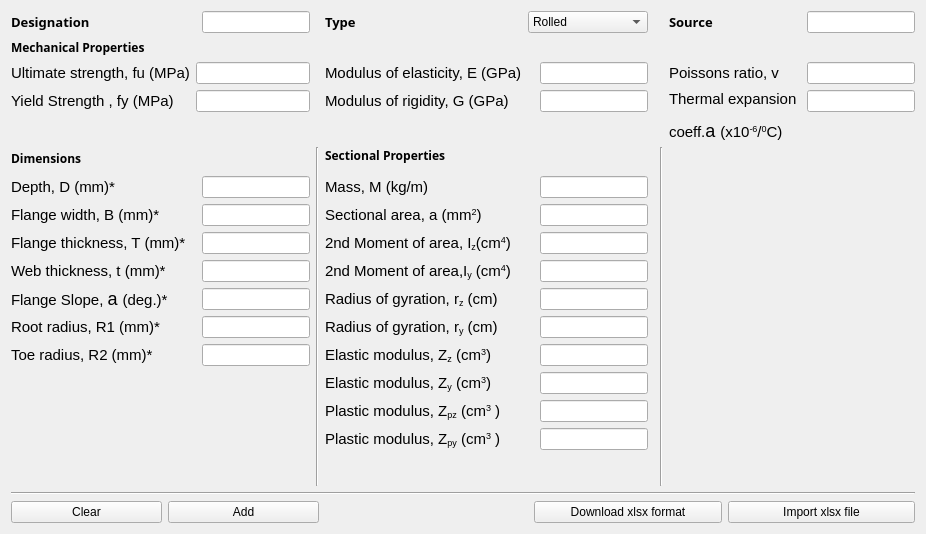
     <widget class="QWidget" name="tab_Beam">
      <attribute name="title">
       <string>Beam</string>
      </attribute>
      <layout class="QGridLayout" name="gridLayout_23">
       <item row="11" column="10" rowspan="13" colspan="2">
        <widget class="QLabel" name="label_14">
         <property name="text">
          <string/>
         </property>
         <property name="pixmap">
          <pixmap>../../../ResourceFiles/images/user_section1.png</pixmap>
         </property>
        </widget>
       </item>
       <item row="27" column="0" colspan="12">
        <widget class="Line" name="line_14">
         <property name="orientation">
          <enum>Qt::Horizontal</enum>
         </property>
        </widget>
       </item>
       <item row="28" column="6" colspan="6">
        <layout class="QHBoxLayout" name="horizontalLayout_2">
         <item>
          <widget class="QPushButton" name="pushButton_Download_Beam">
           <property name="text">
            <string>Download xlsx format</string>
           </property>
          </widget>
         </item>
         <item>
          <widget class="QPushButton" name="pushButton_Import_Beam">
           <property name="text">
            <string>Import xlsx file</string>
           </property>
          </widget>
         </item>
        </layout>
       </item>
       <item row="0" column="11">
        <widget class="QLineEdit" name="lineEdit_Source_Beam"/>
       </item>
       <item row="0" column="10">
        <widget class="QLabel" name="label_74">
         <property name="font">
          <font>
           <family>Ubuntu Condensed</family>
           <weight>75</weight>
           <italic>false</italic>
           <bold>true</bold>
          </font>
         </property>
         <property name="text">
          <string>&lt;html&gt;&lt;head/&gt;&lt;body&gt;&lt;p&gt;&lt;span style=&quot; font-size:10pt;&quot;&gt;Source&lt;/span&gt;&lt;/p&gt;&lt;/body&gt;&lt;/html&gt;</string>
         </property>
        </widget>
       </item>
       <item row="28" column="0" colspan="4">
        <layout class="QHBoxLayout" name="horizontalLayout">
         <item>
          <widget class="QPushButton" name="pushButton_Clear_Beam">
           <property name="text">
            <string>Clear</string>
           </property>
          </widget>
         </item>
         <item>
          <widget class="QPushButton" name="pushButton_Add_Beam">
           <property name="text">
            <string>Add</string>
           </property>
          </widget>
         </item>
        </layout>
       </item>
       <item row="7" column="9" rowspan="18">
        <widget class="Line" name="line_12">
         <property name="orientation">
          <enum>Qt::Vertical</enum>
         </property>
        </widget>
       </item>
       <item row="0" column="2">
        <widget class="QLineEdit" name="lineEdit_Designation_Beam"/>
       </item>
       <item row="14" column="2">
        <widget class="QLineEdit" name="lineEdit_RootRadius_Beam"/>
       </item>
       <item row="12" column="2">
        <widget class="QLineEdit" name="lineEdit_WeBThickness_Beam"/>
       </item>
       <item row="4" column="1" colspan="2">
        <widget class="QLineEdit" name="lineEdit_UltimateStrength_Beam"/>
       </item>
       <item row="7" column="4">
        <widget class="QLabel" name="label_75">
         <property name="font">
          <font>
           <family>Ubuntu Condensed</family>
           <weight>75</weight>
           <italic>false</italic>
           <bold>true</bold>
          </font>
         </property>
         <property name="text">
          <string>Sectional Properties</string>
         </property>
        </widget>
       </item>
       <item row="7" column="0" rowspan="2">
        <widget class="QLabel" name="label_77">
         <property name="font">
          <font>
           <family>Ubuntu Condensed</family>
           <weight>75</weight>
           <italic>false</italic>
           <bold>true</bold>
          </font>
         </property>
         <property name="text">
          <string>Dimensions</string>
         </property>
        </widget>
       </item>
       <item row="4" column="4">
        <widget class="QLabel" name="label_58">
         <property name="font">
          <font>
           <pointsize>11</pointsize>
          </font>
         </property>
         <property name="text">
          <string>Modulus of elasticity, E (GPa)</string>
         </property>
        </widget>
       </item>
       <item row="0" column="5" colspan="3">
        <widget class="QComboBox" name="comboBox_Beam">
         <item>
          <property name="text">
           <string>Rolled</string>
          </property>
         </item>
         <item>
          <property name="text">
           <string>Welded</string>
          </property>
         </item>
        </widget>
       </item>
       <item row="5" column="4">
        <widget class="QLabel" name="label_66">
         <property name="font">
          <font>
           <pointsize>11</pointsize>
          </font>
         </property>
         <property name="text">
          <string>Modulus of rigidity, G (GPa)</string>
         </property>
        </widget>
       </item>
       <item row="4" column="0">
        <widget class="QLabel" name="label_79">
         <property name="font">
          <font>
           <pointsize>11</pointsize>
          </font>
         </property>
         <property name="text">
          <string>Ultimate strength, fu (MPa)</string>
         </property>
        </widget>
       </item>
       <item row="2" column="0">
        <widget class="QLabel" name="label_81">
         <property name="font">
          <font>
           <family>Ubuntu Condensed</family>
           <weight>75</weight>
           <italic>false</italic>
           <bold>true</bold>
          </font>
         </property>
         <property name="text">
          <string>Mechanical Properties</string>
         </property>
        </widget>
       </item>
       <item row="4" column="10">
        <widget class="QLabel" name="label_88">
         <property name="font">
          <font>
           <pointsize>11</pointsize>
          </font>
         </property>
         <property name="text">
          <string>Poissons ratio, v</string>
         </property>
        </widget>
       </item>
       <item row="5" column="10" rowspan="2">
        <widget class="QLabel" name="label_89">
         <property name="font">
          <font>
           <pointsize>11</pointsize>
          </font>
         </property>
         <property name="text">
          <string>&lt;html&gt;&lt;head/&gt;&lt;body&gt;&lt;p&gt;Thermal expansion &lt;/p&gt;&lt;p&gt;coeff.&lt;span style=&quot; font-family:'Symbol'; font-size:large;&quot;&gt;a &lt;/span&gt;(x10&lt;span style=&quot; vertical-align:super;&quot;&gt;-6&lt;/span&gt;/&lt;span style=&quot; vertical-align:super;&quot;&gt;0&lt;/span&gt;C)&lt;/p&gt;&lt;/body&gt;&lt;/html&gt;</string>
         </property>
        </widget>
       </item>
       <item row="9" column="0" colspan="2">
        <widget class="QLabel" name="label_80">
         <property name="font">
          <font>
           <pointsize>11</pointsize>
          </font>
         </property>
         <property name="text">
          <string>Depth, D (mm)*</string>
         </property>
        </widget>
       </item>
       <item row="4" column="7">
        <widget class="QLineEdit" name="lineEdit_ModElasticity_Beam"/>
       </item>
       <item row="0" column="0">
        <widget class="QLabel" name="label_64">
         <property name="font">
          <font>
           <family>Ubuntu Condensed</family>
           <weight>75</weight>
           <italic>false</italic>
           <bold>true</bold>
          </font>
         </property>
         <property name="text">
          <string>&lt;html&gt;&lt;head/&gt;&lt;body&gt;&lt;p&gt;&lt;span style=&quot; font-size:10pt;&quot;&gt;Designation&lt;/span&gt;&lt;/p&gt;&lt;/body&gt;&lt;/html&gt;</string>
         </property>
        </widget>
       </item>
       <item row="0" column="4">
        <widget class="QLabel" name="label_63">
         <property name="font">
          <font>
           <family>Ubuntu Condensed</family>
           <weight>75</weight>
           <italic>false</italic>
           <bold>true</bold>
          </font>
         </property>
         <property name="text">
          <string>&lt;html&gt;&lt;head/&gt;&lt;body&gt;&lt;p&gt;&lt;span style=&quot; font-size:10pt;&quot;&gt;Type&lt;/span&gt;&lt;/p&gt;&lt;/body&gt;&lt;/html&gt;</string>
         </property>
        </widget>
       </item>
       <item row="13" column="4">
        <widget class="QLabel" name="label_150">
         <property name="font">
          <font>
           <pointsize>11</pointsize>
          </font>
         </property>
         <property name="text">
          <string>&lt;html&gt;&lt;head/&gt;&lt;body&gt;&lt;p&gt;Radius of gyration, r&lt;span style=&quot; vertical-align:sub;&quot;&gt;z&lt;/span&gt; (cm)&lt;/p&gt;&lt;/body&gt;&lt;/html&gt;</string>
         </property>
        </widget>
       </item>
       <item row="16" column="4">
        <widget class="QLabel" name="label_145">
         <property name="font">
          <font>
           <pointsize>11</pointsize>
          </font>
         </property>
         <property name="text">
          <string>&lt;html&gt;&lt;head/&gt;&lt;body&gt;&lt;p&gt;Elastic modulus, Z&lt;span style=&quot; vertical-align:sub;&quot;&gt;y&lt;/span&gt; (cm&lt;span style=&quot; vertical-align:super;&quot;&gt;3&lt;/span&gt;)&lt;/p&gt;&lt;/body&gt;&lt;/html&gt;</string>
         </property>
        </widget>
       </item>
       <item row="15" column="0">
        <widget class="QLabel" name="label_78">
         <property name="font">
          <font>
           <pointsize>11</pointsize>
          </font>
         </property>
         <property name="text">
          <string>Toe radius, R2 (mm)*</string>
         </property>
        </widget>
       </item>
       <item row="10" column="4">
        <widget class="QLabel" name="label_147">
         <property name="font">
          <font>
           <pointsize>11</pointsize>
          </font>
         </property>
         <property name="text">
          <string>&lt;html&gt;&lt;head/&gt;&lt;body&gt;&lt;p&gt;Sectional area, a (mm&lt;span style=&quot; vertical-align:super;&quot;&gt;2&lt;/span&gt;)&lt;/p&gt;&lt;/body&gt;&lt;/html&gt;</string>
         </property>
        </widget>
       </item>
       <item row="17" column="4">
        <widget class="QLabel" name="label_152">
         <property name="font">
          <font>
           <pointsize>11</pointsize>
          </font>
         </property>
         <property name="text">
          <string>&lt;html&gt;&lt;head/&gt;&lt;body&gt;&lt;p&gt;Plastic modulus, Z&lt;span style=&quot; vertical-align:sub;&quot;&gt;pz&lt;/span&gt; (cm&lt;span style=&quot; vertical-align:super;&quot;&gt;3&lt;/span&gt; )&lt;/p&gt;&lt;/body&gt;&lt;/html&gt;</string>
         </property>
        </widget>
       </item>
       <item row="12" column="7">
        <widget class="QLineEdit" name="lineEdit_MomentOfAreaY_Beam"/>
       </item>
       <item row="14" column="4">
        <widget class="QLabel" name="label_153">
         <property name="font">
          <font>
           <pointsize>11</pointsize>
          </font>
         </property>
         <property name="text">
          <string>&lt;html&gt;&lt;head/&gt;&lt;body&gt;&lt;p&gt;Radius of gyration, r&lt;span style=&quot; vertical-align:sub;&quot;&gt;y&lt;/span&gt; (cm)&lt;/p&gt;&lt;/body&gt;&lt;/html&gt;</string>
         </property>
        </widget>
       </item>
       <item row="5" column="0">
        <widget class="QLabel" name="label_82">
         <property name="font">
          <font>
           <pointsize>11</pointsize>
          </font>
         </property>
         <property name="text">
          <string>Yield Strength , fy (MPa)</string>
         </property>
        </widget>
       </item>
       <item row="13" column="0">
        <widget class="QLabel" name="label_72">
         <property name="font">
          <font>
           <pointsize>11</pointsize>
          </font>
         </property>
         <property name="text">
          <string>&lt;html&gt;&lt;head/&gt;&lt;body&gt;&lt;p&gt;Flange Slope, &lt;span style=&quot; font-family:'Symbol'; font-size:large;&quot;&gt;a &lt;/span&gt;(deg.)*&lt;/p&gt;&lt;/body&gt;&lt;/html&gt;</string>
         </property>
        </widget>
       </item>
       <item row="14" column="0">
        <widget class="QLabel" name="label_73">
         <property name="font">
          <font>
           <pointsize>11</pointsize>
          </font>
         </property>
         <property name="text">
          <string>Root radius, R1 (mm)*</string>
         </property>
        </widget>
       </item>
       <item row="15" column="4">
        <widget class="QLabel" name="label_151">
         <property name="font">
          <font>
           <pointsize>11</pointsize>
          </font>
         </property>
         <property name="text">
          <string>&lt;html&gt;&lt;head/&gt;&lt;body&gt;&lt;p&gt;Elastic modulus, Z&lt;span style=&quot; vertical-align:sub;&quot;&gt;z&lt;/span&gt; (cm&lt;span style=&quot; vertical-align:super;&quot;&gt;3&lt;/span&gt;)&lt;/p&gt;&lt;/body&gt;&lt;/html&gt;</string>
         </property>
        </widget>
       </item>
       <item row="11" column="0">
        <widget class="QLabel" name="label_61">
         <property name="font">
          <font>
           <pointsize>11</pointsize>
          </font>
         </property>
         <property name="text">
          <string>Flange thickness, T (mm)*</string>
         </property>
        </widget>
       </item>
       <item row="10" column="7">
        <widget class="QLineEdit" name="lineEdit_SectionalArea_Beam"/>
       </item>
       <item row="11" column="7">
        <widget class="QLineEdit" name="lineEdit_MomentOfAreaZ_Beam"/>
       </item>
       <item row="9" column="7">
        <widget class="QLineEdit" name="lineEdit_Mass_Beam"/>
       </item>
       <item row="11" column="2">
        <widget class="QLineEdit" name="lineEdit_FlangeThickness_Beam"/>
       </item>
       <item row="9" column="4">
        <widget class="QLabel" name="label_62">
         <property name="font">
          <font>
           <pointsize>11</pointsize>
          </font>
         </property>
         <property name="text">
          <string>Mass, M (kg/m)</string>
         </property>
        </widget>
       </item>
       <item row="15" column="7">
        <widget class="QLineEdit" name="lineEdit_ElasticModZ_Beam"/>
       </item>
       <item row="16" column="7">
        <widget class="QLineEdit" name="lineEdit_ElasticModY_Beam"/>
       </item>
       <item row="11" column="4">
        <widget class="QLabel" name="label_146">
         <property name="font">
          <font>
           <pointsize>11</pointsize>
          </font>
         </property>
         <property name="text">
          <string>&lt;html&gt;&lt;head/&gt;&lt;body&gt;&lt;p&gt;2nd Moment of area, I&lt;span style=&quot; vertical-align:sub;&quot;&gt;z&lt;/span&gt;(cm&lt;span style=&quot; vertical-align:super;&quot;&gt;4&lt;/span&gt;)&lt;/p&gt;&lt;/body&gt;&lt;/html&gt;</string>
         </property>
        </widget>
       </item>
       <item row="5" column="7">
        <widget class="QLineEdit" name="lineEdit_ModulusOfRigidity_Beam"/>
       </item>
       <item row="9" column="2">
        <widget class="QLineEdit" name="lineEdit_Depth_Beam"/>
       </item>
       <item row="10" column="0">
        <widget class="QLabel" name="label_59">
         <property name="font">
          <font>
           <pointsize>11</pointsize>
          </font>
         </property>
         <property name="text">
          <string>Flange width, B (mm)*</string>
         </property>
        </widget>
       </item>
       <item row="12" column="4">
        <widget class="QLabel" name="label_149">
         <property name="font">
          <font>
           <pointsize>11</pointsize>
          </font>
         </property>
         <property name="text">
          <string>&lt;html&gt;&lt;head/&gt;&lt;body&gt;&lt;p&gt;2nd Moment of area,I&lt;span style=&quot; vertical-align:sub;&quot;&gt;y&lt;/span&gt; (cm&lt;span style=&quot; vertical-align:super;&quot;&gt;4&lt;/span&gt;)&lt;/p&gt;&lt;/body&gt;&lt;/html&gt;</string>
         </property>
        </widget>
       </item>
       <item row="12" column="0">
        <widget class="QLabel" name="label_69">
         <property name="font">
          <font>
           <pointsize>11</pointsize>
          </font>
         </property>
         <property name="text">
          <string>Web thickness, t (mm)*</string>
         </property>
        </widget>
       </item>
       <item row="5" column="1" colspan="2">
        <widget class="QLineEdit" name="lineEdit_YieldStrength_Beam"/>
       </item>
       <item row="18" column="4">
        <widget class="QLabel" name="label_148">
         <property name="font">
          <font>
           <pointsize>11</pointsize>
          </font>
         </property>
         <property name="text">
          <string>&lt;html&gt;&lt;head/&gt;&lt;body&gt;&lt;p&gt;Plastic modulus, Z&lt;span style=&quot; vertical-align:sub;&quot;&gt;py&lt;/span&gt; (cm&lt;span style=&quot; vertical-align:super;&quot;&gt;3&lt;/span&gt; )&lt;/p&gt;&lt;/body&gt;&lt;/html&gt;</string>
         </property>
        </widget>
       </item>
       <item row="4" column="11">
        <widget class="QLineEdit" name="lineEdit_PoissonsRatio_Beam"/>
       </item>
       <item row="5" column="11">
        <widget class="QLineEdit" name="lineEdit_ThermalExpansion_Beam"/>
       </item>
       <item row="10" column="2">
        <widget class="QLineEdit" name="lineEdit_FlangeWidth_Beam"/>
       </item>
       <item row="13" column="7">
        <widget class="QLineEdit" name="lineEdit_RogZ_Beam"/>
       </item>
       <item row="17" column="7">
        <widget class="QLineEdit" name="lineEdit_ElasticModPZ_Beam"/>
       </item>
       <item row="14" column="7">
        <widget class="QLineEdit" name="lineEdit_RogY_Beam"/>
       </item>
       <item row="18" column="7">
        <widget class="QLineEdit" name="lineEdit_ElasticModPY_Beam"/>
       </item>
       <item row="13" column="2">
        <widget class="QLineEdit" name="lineEdit_FlangeSlope_Beam"/>
       </item>
       <item row="15" column="2">
        <widget class="QLineEdit" name="lineEdit_ToeRadius_Beam"/>
       </item>
       <item row="7" column="3" rowspan="18">
        <widget class="Line" name="line_2">
         <property name="orientation">
          <enum>Qt::Vertical</enum>
         </property>
        </widget>
       </item>
      </layout>
     </widget>
